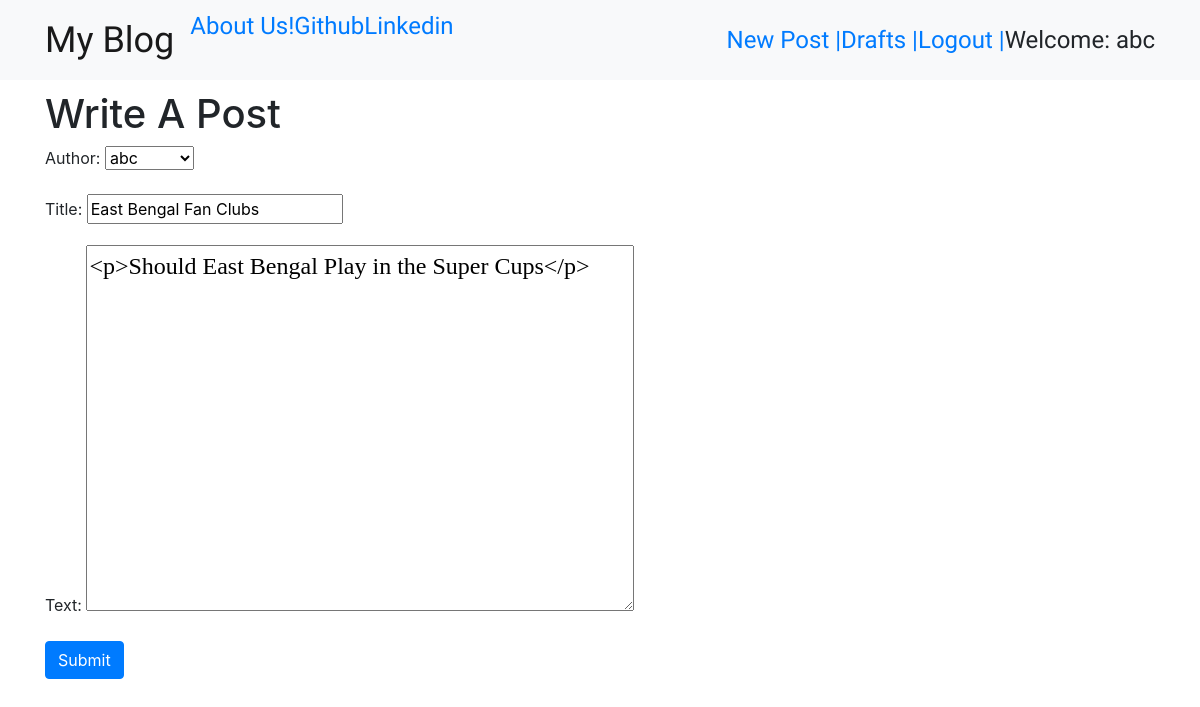
The page /post/6/edit/ (signed in) on the database its author committed.
### blog/models.py (models this page shows, shortened)
class Post(models.Model):
    author = models.ForeignKey('auth.User',on_delete=models.CASCADE)
    title = models.CharField(max_length=264)
    text = models.TextField()
    created_date = models.DateTimeField(default=timezone.now)
    published_date = models.DateTimeField(blank=True,null=True)

### blog/views.py (the view)
# urls.py: url(r'^post/(?P<pk>\d+)/edit/$',views.PostUpdateView.as_view(),name = 'post_edit'),
class PostUpdateView(LoginRequiredMixin,UpdateView):
    login_url = '/login/'
    redirect_field_name = 'blog/post_detail.html'
    form_class = PostForm
    model = Post

### blog/forms.py
class PostForm(forms.ModelForm):
    class Meta():
        model = Post
        fields = ("author","title","text")
        widgets = {
            'title':forms.TextInput(attrs={'class':'textinputclass'}),
            'text':forms.Textarea(attrs={'class':'editable medium-editor-textarea postcontent'})
        }

### blog/templates/blog/post_form.html (shortened to what this page needs)
{% extends 'blog/base.html' %}
{% block content %}
<h1>Write A Post</h1>
<form class="post-form" method="POST">
  {{ form.as_p }}
  <button type="submit" class="save btn btn-primary">Submit</button>
</form>
{% endblock %}

### blog/templates/blog/base.html (shortened to what this page needs)
{% load staticfiles %}
<html>
  <head>
<link rel="stylesheet" href="https://stackpath.bootstrapcdn.com/bootstrap/4.3.1/css/bootstrap.min.css">
<link rel="stylesheet" href="https://stackpath.bootstrapcdn.com/bootstrap/4.3.1/js/bootstrap.min.js">
<link rel="stylesheet" href="https://stackpath.bootstrapcdn.com/bootstrap/4.3.1/js/bootstrap.bundle.min.js">
    <link rel="stylesheet" href="//cdn.jsdelivr.net/npm/medium-editor@latest/dist/css/medium-editor.min.css" type="text/css" media="screen" charset="utf-8">
<link rel="stylesheet" href="{% static 'css/blog.css' %}">
  </head>
  <body>
    <nav class="navbar navbar-expand-lg navbar-light bg-light techfont custom-navbar">
      <div class="container">
        <ul class="navbar-nav mr-auto">
          <li><a href="{% url 'post_list' %}" class='navbar-brand bigbrand'>My Blog</a></li>
          <li><a href="{% url 'about' %}">About Us!</a></li>
          <li><a href="www.github.com">Github</a></li>
          <li><a href="www.linkedin.com">Linkedin</a></li>
        </ul>
        <ul class="nav navbar-nav navbar-right">
          {% if user.is_authenticated %}
          <li>
            <a href="{% url 'post_new' %}">New Post | </a>
          </li>
          <li>
            <a href="{% url 'post_draft_list' %}"> Drafts | </a>
          </li>
          <li>
            <a href="{% url 'logout' %}"> Logout  |</a>
          </li>
          <li>
            <a>Welcome: {{user.username}}</a>
          </li>
          {% else %}
          <li><a href="{% url 'login' %}" class="nav navbar-right">Login</a><span class="glyphicon glyphicon-user"></span></li>
          {% endif %}
        </ul>
      </div>
    </nav>
    <div class="container">
      <div class="row">
        <div class="col-md-8">
          {% block content %}
          {% endblock %}
        </div>
      </div>
    </div>
  </body>
</html>

### blog/static/css/blog.css (style rules this page uses)
.techfont { font-family: 'ZCOOL XiaoWei', serif; font-size: 1.5em; margin-bottom: 10px; }
.bigbrand { font-size: 1.5em; }
.postcontent { font-family: 'Monteserrat'; font-size: 1.5em; }

### rows shown on the page
Post: author "abc", title "East Bengal Fan Clubs", text "<p>Should East Bengal Play in the Super Cups</p>"

### other values the page prints
{{ user.username }} "abc"
